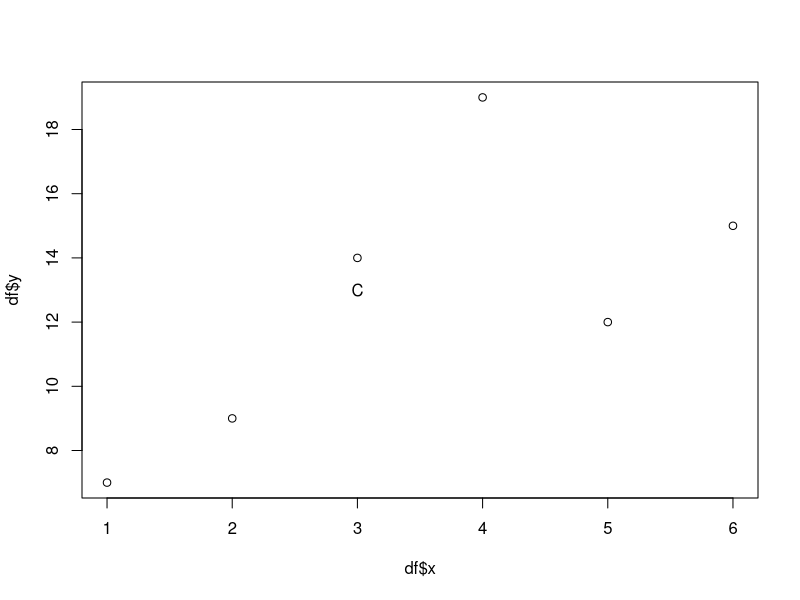
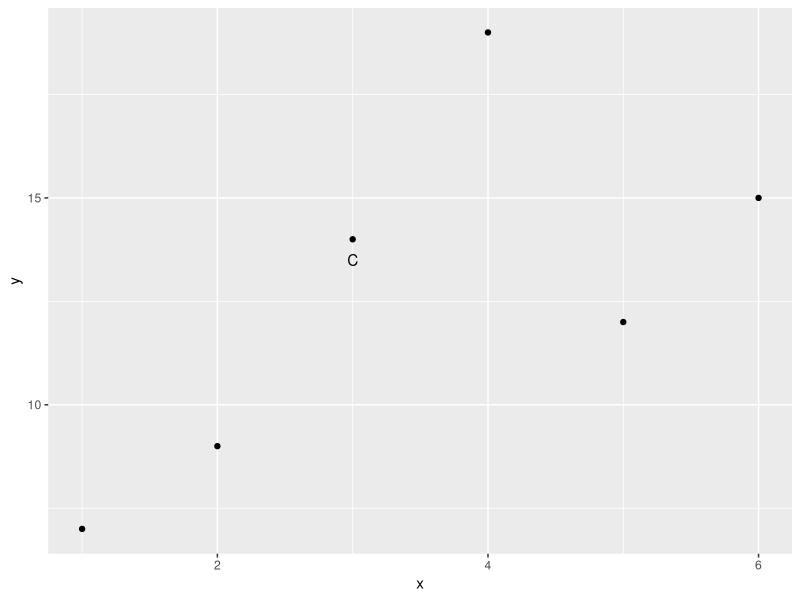
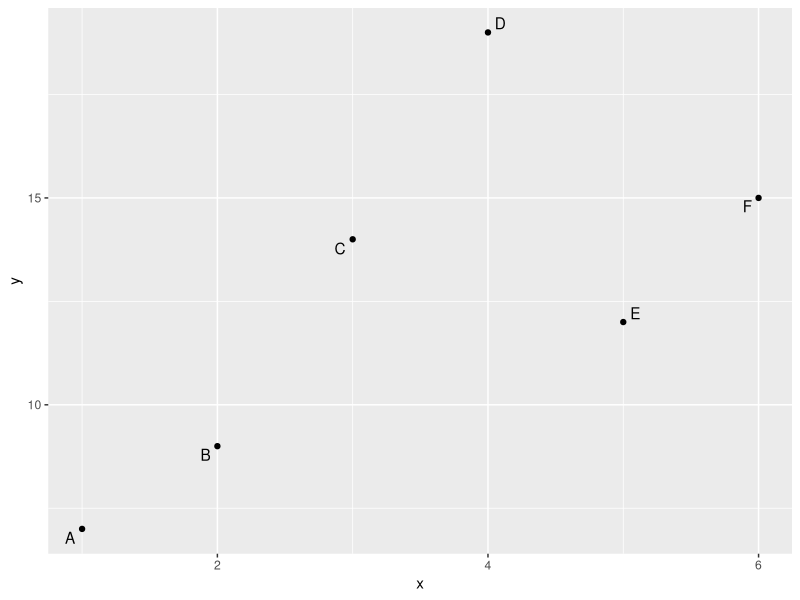

Write R code to recreate these figures, in order.
# create data
df <- data.frame(x=c(1, 2, 3, 4, 5, 6),
                 y=c(7, 9, 14, 19, 12, 15),
                 z=c("A", "B", "C", "D", "E", "F"))

# create scatterplot
plot(df$x, df$y)

# add label to third point in dataset
text(df$x[3], df$y[3]-1, labels = df$z[3])

# label scatterplot points in ggplot2
# load ggplot2
library("ggplot2")

# create data
df <- data.frame(x=c(1, 2, 3, 4, 5, 6),
                 y=c(7, 9, 14, 19, 12, 15),
                 z=c('A', 'B', 'C', 'D', 'E', 'F'))

# create scatterplot with a label on the third point in dataset
ggplot(df, aes(x, y)) +
  geom_point()+
  annotate("text", x=3, y=13.5, label='C')

# load ggplot2 & ggrepel for easy annotations
library("ggplot2")
install.packages("ggrepel")
library("ggrepel")

# create data
df <- data.frame(x=c(1, 2, 3, 4, 5, 6),
                 y=c(7, 9, 14, 19, 12, 15),
                 z=c('A', 'B', 'C', 'D', 'E', 'F'))

# create scatter plot with a label on every point
ggplot(df, aes(x, y))+
  geom_point()+
  geom_text_repel(aes(label=z))
